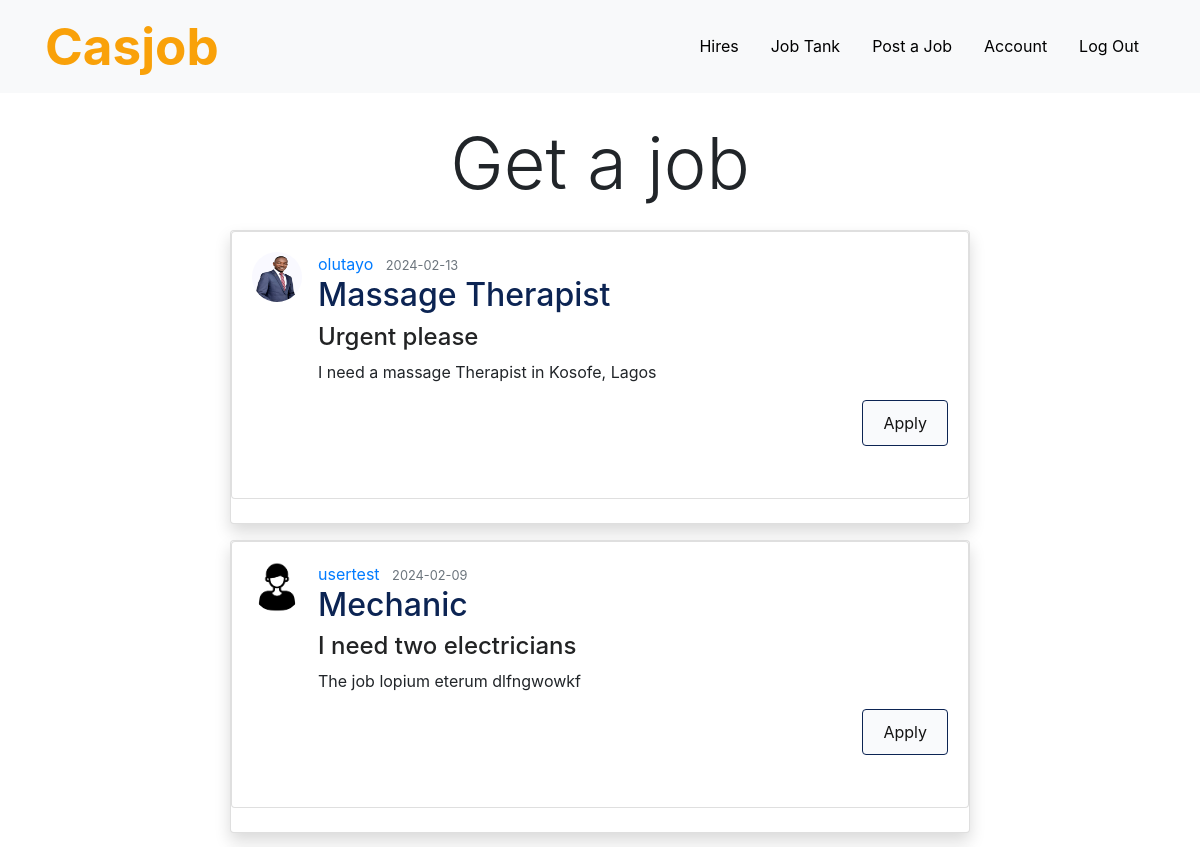
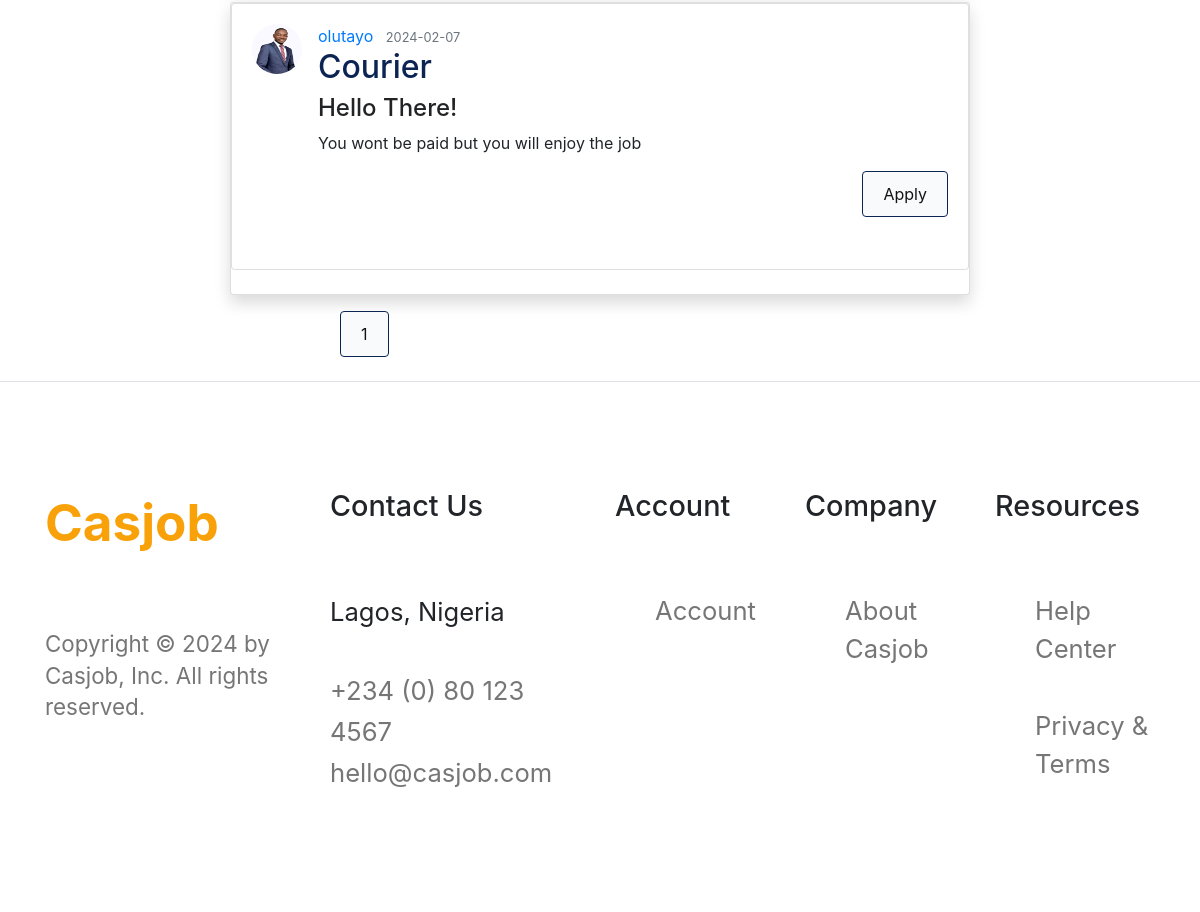
Screenshot of /jobs (signed in) with the database file from the repository (2 pictures, top to bottom).
### casjob/models.py (models this page shows, shortened)
class Post(db.Model):
    id = db.Column(db.Integer, primary_key=True)
    title = db.Column(db.String(100), nullable=False)
    date_posted = db.Column(db.DateTime, nullable=False, default=datetime.utcnow)
    skill_type = db.Column(db.String(50), nullable=False)
    job_description = db.Column(db.Text, nullable=False)
    user_id = db.Column(db.Integer, db.ForeignKey('user.id'))

class User(db.Model, UserMixin):
    id = db.Column(db.Integer, primary_key=True)
    firstname = db.Column(db.String(20), unique=False, nullable=True)
    lastname = db.Column(db.String(20), unique=False, nullable=True)
    username = db.Column(db.String(20), unique=True, nullable=False)
    phone_number = db.Column(db.String(20), unique=True, nullable=True)
    email = db.Column(db.String(120), unique=True, nullable=False)
    skill_type = db.Column(db.String(50), nullable=True)
    bio = db.Column(db.String(300), nullable=True)
    image_file = db.Column(db.String(20), nullable=False, default='default.jpg')
    password = db.Column(db.String(60), nullable=False)
    years_of_experience = db.Column(db.Integer)
    posts = db.relationship('Post', backref='author', lazy=True)
    applications = db.relationship('JobApplication', backref='applicant', lazy=True)

### casjob/routes.py (the view)
@app.route('/jobs')
def job_tank():
    page = request.args.get('page', 1, type=int)
    posts = Post.query.order_by(Post.date_posted.desc()).paginate(page=page, per_page=5)
    user_ids = [post.user_id for post in posts.items]
    users = User.query.filter(User.id.in_(user_ids)).all()
    user_phone_numbers = {user.id: user.phone_number for user in users}
    return render_template('job_tank.html', posts=posts, user_phone_numbers=user_phone_numbers)

### casjob/models.py (called while the page is built)
@login_manager.user_loader
def load_user(user_id):
    return User.query.get(int(user_id))

### casjob/Templates/job_tank.html
{% extends "base.html" %}
{% block content %}
<div class="joint">
<h2 class="display-3 mb-4 text-center">Get a job</h2>
{% for post in posts.items %}
    <article class="shadow card mb-3 mx-auto" style="max-width: 740px;">
        <div class="card mb-4">
            <div class="card-body">
                <div class="media mb-3">
                    <img src="{{ url_for('static', filename='profile_pics/' + post.author.image_file)}}" class="rounded-circle" width="50" height="50" alt="{{ post.author.username }}">
                    <div class="media-body ml-3">
                        <div class="article-metadata">
                            <a class="mr-2" href="{{ url_for('user_job_posts', username=post.author.username) }}">{{ post.author.username }}</a>
                            <small class="text-muted">{{ post.date_posted.strftime('%Y-%m-%d') }}</small>
                        </div>
                        <h2><a class="article-title" href="#">{{ post.skill_type }}</a></h2>
                        <h4><a class="article-title" href="{{ url_for('post', post_id=post.id)}}">{{ post.title }}</a></h4>
                        <p class="article-content">{{ post.job_description }}</p>
                        {% if current_user.is_authenticated %}
                            {% if post.author != current_user %}
                                <div class="form-group text-right">
                                    <a href="https://wa.me/{{ user_phone_numbers[post.author.id] }}" class="btn btn-outline-info custom-submit-btn" target="_blank">Apply</a>
                                </div>
                            {% endif %}
                        {% else %}
                        <div class="alert alert-warning" role="alert">
                            You must <a href="{{ url_for('login') }}" class="alert-link">login</a> to apply for this job.
                        </div>
                        {% endif %}
                    </div>
                </div>
            </div>
        </div>
    </article>
{% endfor %}
<div class="row col-md-6 mx-auto">
{% for page_num in posts.iter_pages(left_edge=1, right_edge=1, left_current=1, right_current=2) %}
    {% if page_num %}
        {% if posts.page == page_num %}
            <a class="btn btn-info mb-4" href="{{ url_for('job_tank', page=page_num) }}">{{ page_num }}</a>
        {% else %}
            <a class="btn btn-outline-info mb-4" href="{{ url_for('job_tank', page=page_num) }}">{{ page_num }}</a>
        {% endif %}
    {% else %}
        ...
    {% endif %}
{% endfor %}
</div>
</div>
{% endblock content %}

### casjob/static/styles.css (style rules this page uses)
body { margin-top: 120px; padding: 0; }
.joint { padding: 0 50px; }
.btn { background-color: #f9fafc; color: #141313; border: solid 1px; border-color: #0c2453; padding: 10px 20px; cursor: pointer; }
h2 a { color: #0c2453; }
h4 a { color: #222324; }

### rows the page displays
Post: image_file (picture), author.username "olutayo", date_posted "2024-02-13", skill_type "Massage Therapist", title "Urgent please", job_description "I need a massage Therapist in Kosofe, Lagos"
Post: image_file (picture), author.username "usertest", date_posted "2024-02-09", skill_type "Mechanic", title "I need two electricians", job_description "The job lopium eterum dlfngwowkf"
Post: image_file (picture), author.username "olutayo", date_posted "2024-02-07", skill_type "Courier", title "Hello There!", job_description "You wont be paid but you will enjoy the job"

### other values shown
{{ page_num }} "1"
